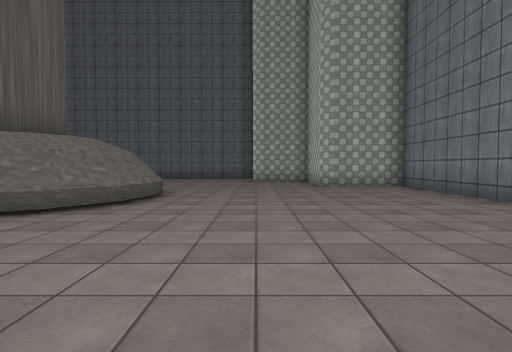
View 1 (above)

23 first-person views from a walk through a 3-D level made in the Unity game engine. The camera is 1.3 m above the floor, tilts 2° down and sees 80° across. The floor is counted in squares, 2 m on a side. Each view is taken from the middle of a square. On the plan, view 1 faces up. The plan holds only what a view shows up to about 10 squares ahead; the rest is blank. The place goes on beyond the plan. Some animated figures are left out. Some surface patterns are stand-ins.

View 2
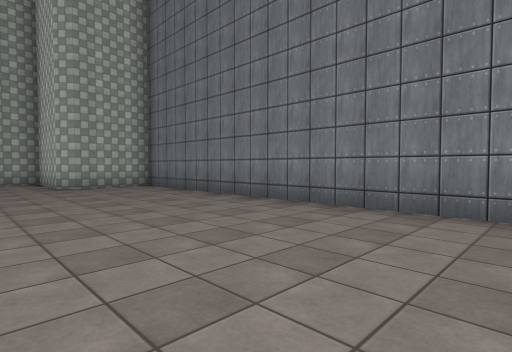

View 3
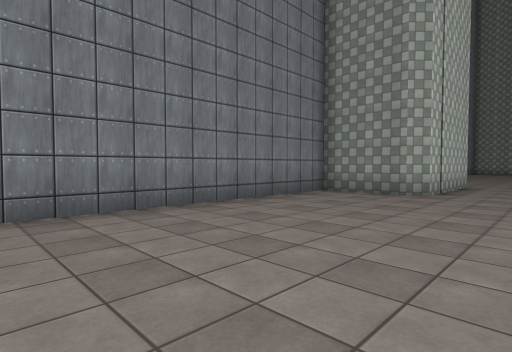

View 4
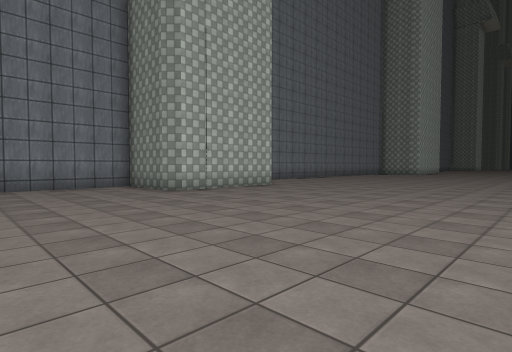

View 5
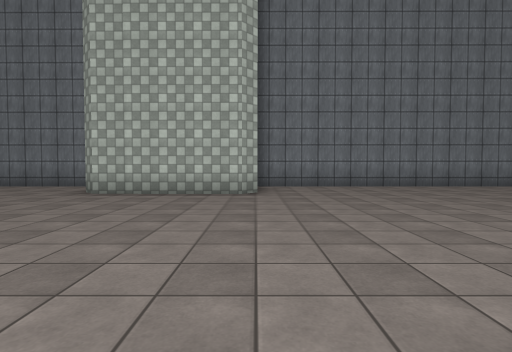

View 6
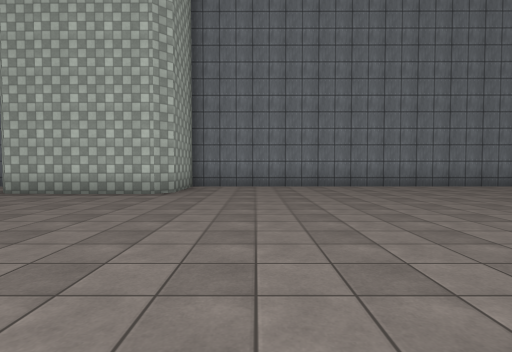

View 7
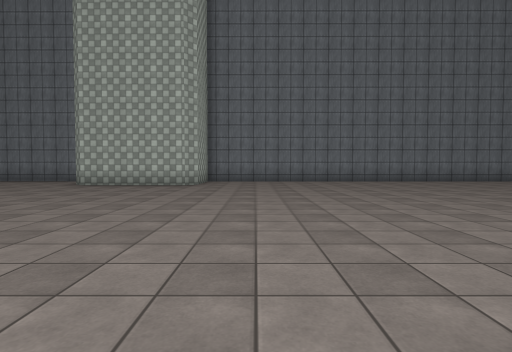

View 8
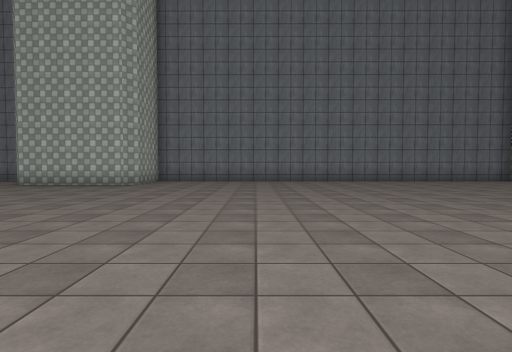

View 9
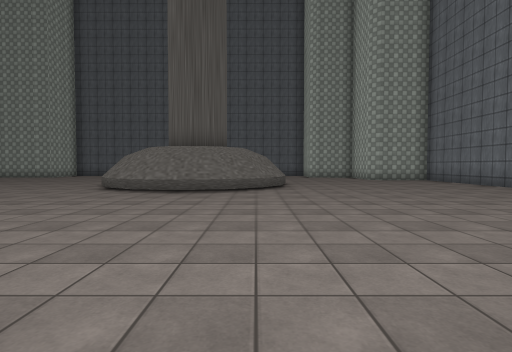

View 10
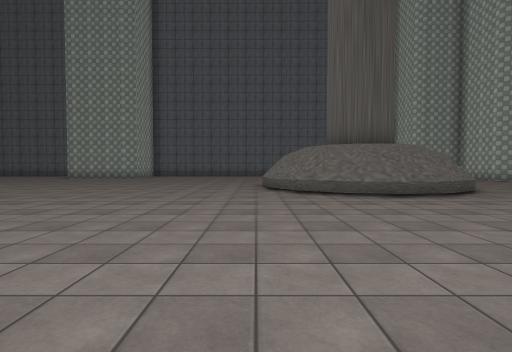

View 11
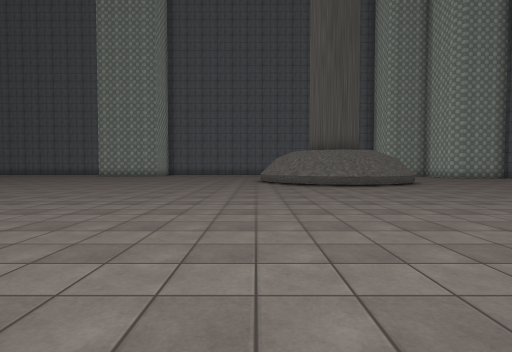

View 12
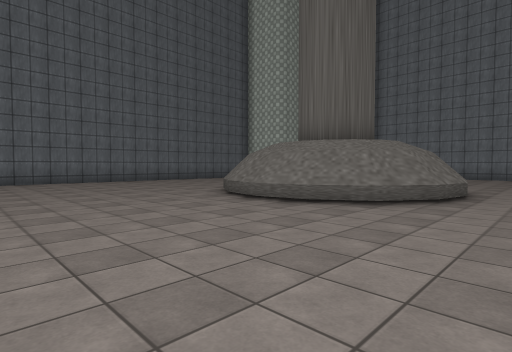

View 13
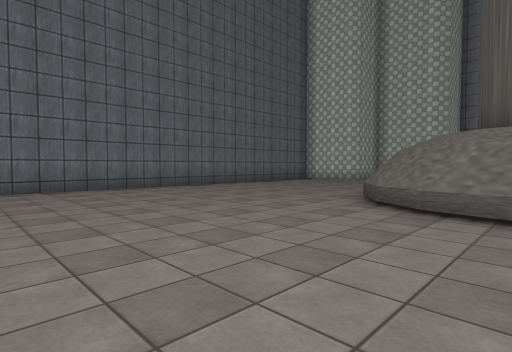

View 14
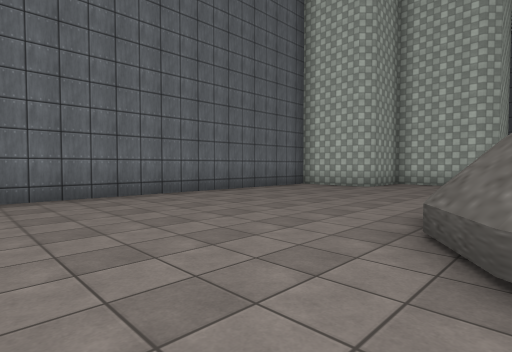

View 15
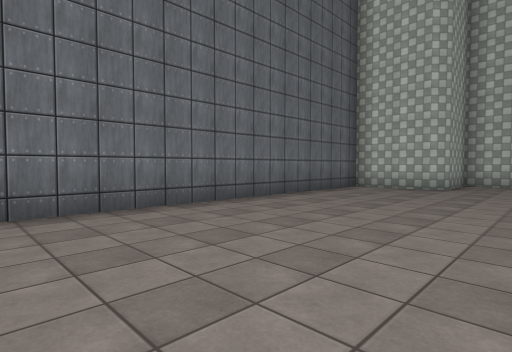

View 16
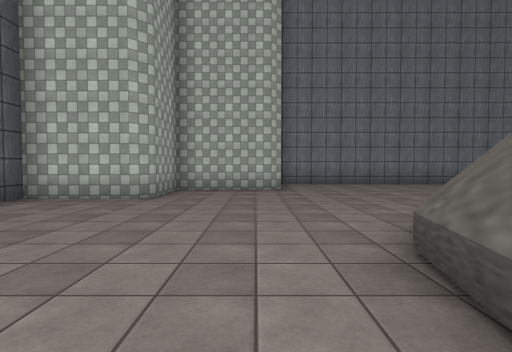

View 17
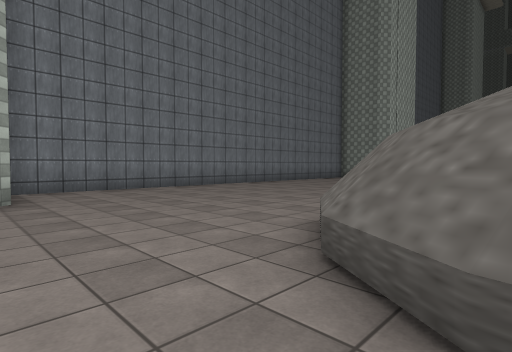

View 18
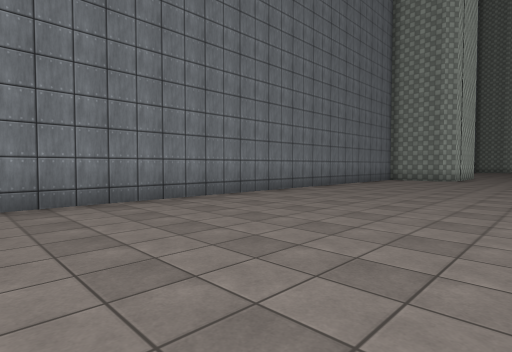

View 19
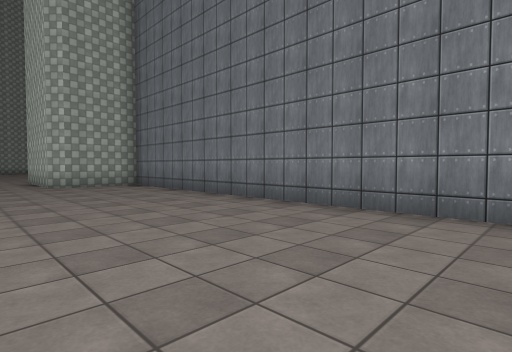

View 20
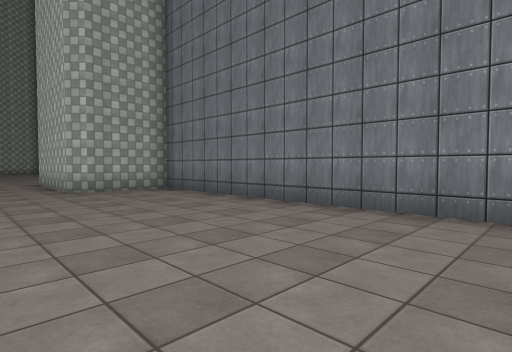

View 21
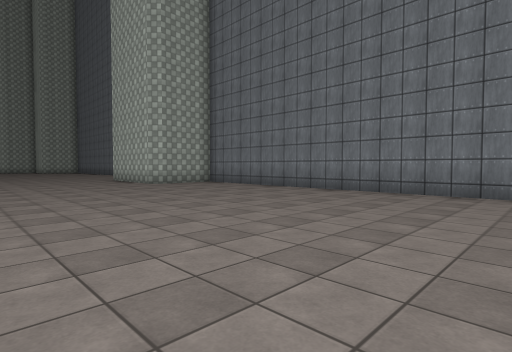

View 22
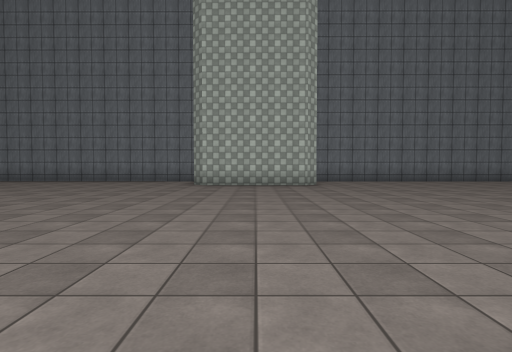

View 23
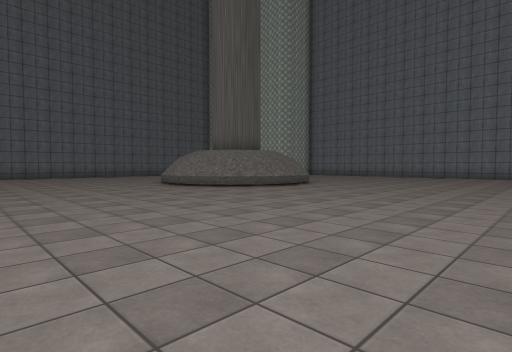

### Floor plan
Points are (right, up) in squares from view 1. A wall is a line through its corners. A room is listed if a view was taken in it or the views show most of it. See-through windows are left out.
Room 1 (views 1, 2, 3, 4, 5, 6, 7, 8, 9, 10, 11, 12, 13, 14, 15, 16, 17, 18, 19, 20, 21, 22, 23)
walls: (4.3, -18.8) (4.4, -9.1) (2.3, -9) (1.9, -8.7) (2, -5.3) (2.3, -4.9) (4.4, -4.9) (4.4, 9.3) (2.4, 9.3) (2, 9.7) (2, 12.1) (0.2, 12.1) (-0.1, 12.4) (-0.1, 14.5) (-11.3, 14.5)
low walls: (-2.1, 6.8) (-2, 6.2) (-2.2, 5.1) (-2.9, 4.1) (-3.8, 3.5) (-4.9, 3.3) (-6, 3.5) (-7, 4.1) (-7.6, 5.1) (-7.8, 6.2) (-7.6, 7.3) (-7, 8.2) (-6, 8.9); (-5, 9.1) (-3.8, 8.9) (-2.9, 8.2)

Where each view was taken, in squares from view 1:
view 1: 0 up, 0 right, facing up
view 2: 0 up, 0 right, facing up-right
view 3: 2 up, 0 right, facing down-right
view 4: 1 down, 5 left, facing down-right
view 5: 9 down, 5 left, facing right
view 6: 11 down, 5 left, facing right
view 7: 11 down, 8 left, facing right
view 8: 13 down, 8 left, facing right
view 9: 4 down, 3 left, facing up
view 10: 3 down, 8 left, facing up
view 11: 6 down, 8 left, facing up
view 12: 2 up, 12 left, facing up-right
view 13: 6 up, 12 left, facing up-right
view 14: 8 up, 9 left, facing up-right
view 15: 10 up, 9 left, facing up-right
view 16: 10 up, 6 left, facing right
view 17: 10 up, 4 left, facing down-right
view 18: 9 up, 1 left, facing down-right
view 19: 19 down, 0 right, facing up-right
view 20: 17 down, 0 right, facing up-right
view 21: 19 down, 3 left, facing up-right
view 22: 7 down, 8 left, facing right
view 23: 3 down, 13 left, facing up-right
